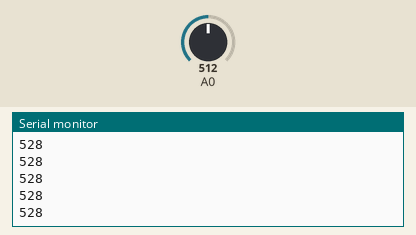
This sketch was run on a simulated Arduino Uno, built with avr-gcc and run on an emulated ATmega328P. On the bench: the last lines printed to the serial monitor. Inputs (shaded band) come from the test bench; at power-on: A0 = 512.

Above: at 1.2 s.
1.3 s: A0 set to 716
At 2.4 s:
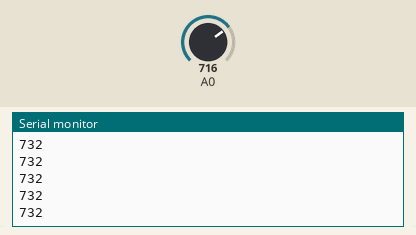
2.8 s: A0 set to 900
At 3.5 s:
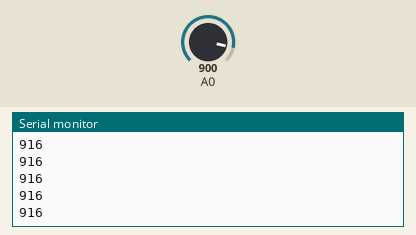
Timing chart, 0 to 5.8 s (numbered marks = the images above; inputs shaded):
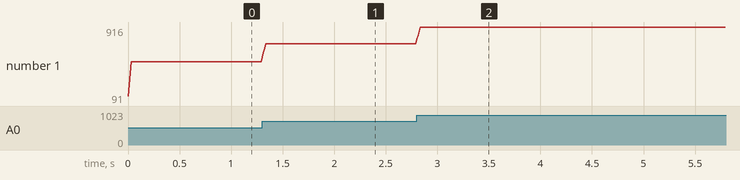

The sketch:

Myoware_Test.ino
```cpp
#include<stdio.h>
  int y[500]={0};
// the setup routine runs once when you press reset:
void setup() {
  // initialize serial communication at 9600 bits per second:
  Serial.begin(9600);
}

// the loop routine runs over and over again forever:
void loop() {
  // read the input on analog pin 0:
  int sensorValue = analogRead(A0);
  // print out the value you read:
  sensorValue = MovingAV(sensorValue, 4);
  Serial.println(sensorValue);
  delay(10);        // delay in between reads for stability
}

int MovingAV(int xn, int N){
  int i;
  int yn;
  y[N-1] = xn;
  for(i=0;i<N;i++){
    yn += y[i];
  }
  for(i=0;i<N-1;i++){
    y[i] = y[i+1];
  }
  return (int)yn/(float)N;
}
```

Measured:
- after the input at 1.3 s, the serial monitor: prints a new line at once (image 1)
- after the input at 2.8 s, the serial monitor: prints a new line at once (image 2)
- plotted number 1: 528 → 732 after the input at 1.3 s, 732 → 91 after the input at 2.8 s
